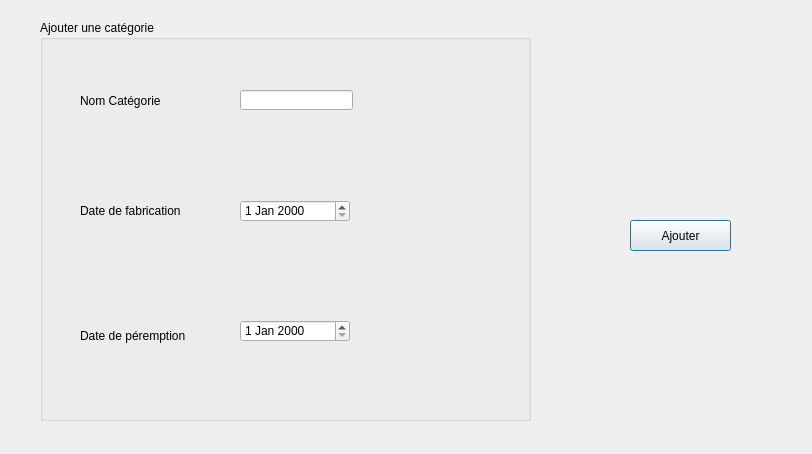
<?xml version="1.0" encoding="UTF-8"?>
<ui version="4.0">
 <class>formajout</class>
 <widget class="QDialog" name="formajout">
  <property name="geometry">
   <rect>
    <x>0</x>
    <y>0</y>
    <width>812</width>
    <height>454</height>
   </rect>
  </property>
  <property name="windowTitle">
   <string>Formulaire d'ajout d'une catégorie</string>
  </property>
  <widget class="QGroupBox" name="groupBox">
   <property name="geometry">
    <rect>
     <x>40</x>
     <y>20</y>
     <width>491</width>
     <height>401</height>
    </rect>
   </property>
   <property name="title">
    <string>Ajouter une catégorie</string>
   </property>
   <widget class="QLabel" name="label">
    <property name="geometry">
     <rect>
      <x>40</x>
      <y>60</y>
      <width>91</width>
      <height>41</height>
     </rect>
    </property>
    <property name="text">
     <string>Nom Catégorie</string>
    </property>
   </widget>
   <widget class="QLabel" name="label_2">
    <property name="geometry">
     <rect>
      <x>40</x>
      <y>170</y>
      <width>101</width>
      <height>41</height>
     </rect>
    </property>
    <property name="text">
     <string>Date de fabrication</string>
    </property>
   </widget>
   <widget class="QLabel" name="label_3">
    <property name="geometry">
     <rect>
      <x>40</x>
      <y>300</y>
      <width>111</width>
      <height>31</height>
     </rect>
    </property>
    <property name="text">
     <string>Date de péremption</string>
    </property>
   </widget>
   <widget class="QLineEdit" name="lineEdit">
    <property name="geometry">
     <rect>
      <x>200</x>
      <y>70</y>
      <width>113</width>
      <height>20</height>
     </rect>
    </property>
   </widget>
   <widget class="QDateEdit" name="dateEdit">
    <property name="geometry">
     <rect>
      <x>200</x>
      <y>180</y>
      <width>110</width>
      <height>22</height>
     </rect>
    </property>
   </widget>
   <widget class="QDateEdit" name="dateEdit_2">
    <property name="geometry">
     <rect>
      <x>200</x>
      <y>300</y>
      <width>110</width>
      <height>22</height>
     </rect>
    </property>
   </widget>
  </widget>
  <widget class="QPushButton" name="pushButton">
   <property name="geometry">
    <rect>
     <x>630</x>
     <y>220</y>
     <width>101</width>
     <height>31</height>
    </rect>
   </property>
   <property name="text">
    <string>Ajouter</string>
   </property>
  </widget>
 </widget>
 <resources/>
 <connections/>
</ui>
